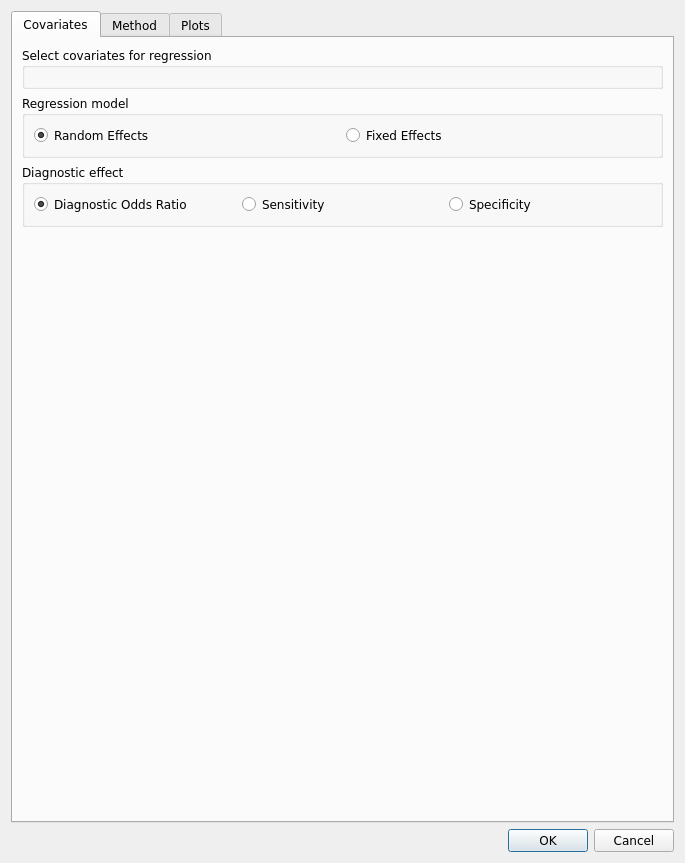
<?xml version="1.0" encoding="UTF-8"?>
<ui version="4.0">
 <class>Dialog</class>
 <widget class="QDialog" name="Dialog">
  <property name="windowModality">
   <enum>Qt::ApplicationModal</enum>
  </property>
  <property name="geometry">
   <rect>
    <x>0</x>
    <y>0</y>
    <width>506</width>
    <height>485</height>
   </rect>
  </property>
  <property name="font">
   <font>
    <family>Verdana</family>
   </font>
  </property>
  <property name="windowTitle">
   <string>Method &amp; Parameters</string>
  </property>
  <property name="windowIcon">
   <iconset>
    <normaloff>:/misc/meta.png</normaloff>:/misc/meta.png</iconset>
  </property>
  <layout class="QVBoxLayout" name="verticalLayout">
   <item>
    <widget class="QTabWidget" name="specs_tab">
     <property name="currentIndex">
      <number>0</number>
     </property>
     <widget class="QWidget" name="covariates_tab">
      <attribute name="title">
       <string>Covariates</string>
      </attribute>
      <layout class="QVBoxLayout" name="covariates_tab_layout">
       <item>
        <widget class="QGroupBox" name="cov_grp_box">
         <property name="title">
          <string>Select covariates for regression</string>
         </property>
         <layout class="QGridLayout" name="covariates_layout"/>
        </widget>
       </item>
       <item>
       <widget class="QGroupBox" name="regression_model_group">
         <property name="title">
          <string>Regression model</string>
         </property>
         <layout class="QHBoxLayout" name="regression_model_layout">
          <item>
           <widget class="QRadioButton" name="random_effects_radio">
            <property name="text"><string>Random Effects</string></property>
            <property name="checked"><bool>true</bool></property>
           </widget>
          </item>
          <item>
           <widget class="QRadioButton" name="fixed_effects_radio">
            <property name="text"><string>Fixed Effects</string></property>
           </widget>
          </item>
         </layout>
        </widget>
       </item>
       <item>
        <widget class="QGroupBox" name="diagnostic_regression_group">
         <property name="title"><string>Diagnostic effect</string></property>
         <layout class="QHBoxLayout" name="diagnostic_regression_layout">
          <item><widget class="QRadioButton" name="dor_radio"><property name="text"><string>Diagnostic Odds Ratio</string></property><property name="checked"><bool>true</bool></property></widget></item>
          <item><widget class="QRadioButton" name="sensitivity_radio"><property name="text"><string>Sensitivity</string></property></widget></item>
          <item><widget class="QRadioButton" name="specificity_radio"><property name="text"><string>Specificity</string></property></widget></item>
         </layout>
        </widget>
       </item>
       <item><spacer name="covariates_spacer"><property name="orientation"><enum>Qt::Vertical</enum></property><property name="sizeHint" stdset="0"><size><width>20</width><height>40</height></size></property></spacer></item>
      </layout>
     </widget>
     <widget class="QWidget" name="methods_tab">
      <attribute name="title">
       <string>Method</string>
      </attribute>
      <layout class="QHBoxLayout" name="horizontalLayout">
       <item>
        <layout class="QGridLayout" name="gridLayout">
         <item row="0" column="0">
          <widget class="QLabel" name="method_lbl">
           <property name="minimumSize">
            <size>
             <width>200</width>
             <height>0</height>
            </size>
           </property>
           <property name="maximumSize">
            <size>
             <width>200</width>
             <height>16777215</height>
            </size>
           </property>
           <property name="font">
            <font>
             <family>Verdana</family>
            </font>
           </property>
           <property name="text">
            <string>Analysis method:</string>
           </property>
           <property name="alignment">
            <set>Qt::AlignCenter</set>
           </property>
          </widget>
         </item>
         <item row="0" column="1">
          <widget class="QComboBox" name="method_cbo_box"/>
         </item>
         <item row="1" column="0" colspan="2">
          <widget class="QGroupBox" name="parameter_grp_box">
           <property name="sizePolicy">
            <sizepolicy hsizetype="Preferred" vsizetype="Preferred">
             <horstretch>0</horstretch>
             <verstretch>40</verstretch>
            </sizepolicy>
           </property>
           <property name="minimumSize">
            <size>
             <width>0</width>
             <height>200</height>
            </size>
           </property>
           <property name="font">
            <font>
             <family>Verdana</family>
            </font>
           </property>
           <property name="title">
            <string/>
           </property>
          </widget>
         </item>
         <item row="0" column="2">
          <widget class="QLabel" name="lr_dor_method_lbl">
           <property name="visible"><bool>false</bool></property>
           <property name="text"><string>Likelihood Ratios and Diagnostic Odds Ratio</string></property>
           <property name="alignment"><set>Qt::AlignCenter</set></property>
          </widget>
         </item>
         <item row="0" column="3">
          <widget class="QComboBox" name="lr_dor_method_cbo_box">
           <property name="visible"><bool>false</bool></property>
          </widget>
         </item>
         <item row="1" column="2" colspan="2">
          <widget class="QGroupBox" name="lr_dor_parameter_grp_box">
           <property name="visible"><bool>false</bool></property>
           <property name="minimumSize"><size><width>0</width><height>200</height></size></property>
          </widget>
         </item>
         <item row="2" column="0" colspan="4">
          <widget class="QGroupBox" name="shared_diagnostic_params_box">
           <property name="visible"><bool>false</bool></property>
           <property name="title"><string>Shared Parameters</string></property>
          </widget>
         </item>
        </layout>
       </item>
      </layout>
     </widget>
     <widget class="QWidget" name="plot_tab">
      <attribute name="title">
       <string>Plots</string>
      </attribute>
      <layout class="QVBoxLayout" name="verticalLayout_2">
       <item>
        <widget class="QGroupBox" name="style_group">
         <property name="title">
          <string>Plot Style</string>
         </property>
         <layout class="QGridLayout" name="style_layout">
          <item row="0" column="0">
           <widget class="QLabel" name="style_label">
            <property name="text">
             <string>Style:</string>
            </property>
           </widget>
          </item>
          <item row="0" column="1" colspan="2">
           <widget class="QComboBox" name="style_cbo">
            <item>
             <property name="text">
              <string>Default (metafor)</string>
             </property>
            </item>
            <item>
             <property name="text">
              <string>RevMan</string>
             </property>
            </item>
            <item>
             <property name="text">
              <string>BMJ</string>
             </property>
            </item>
           </widget>
          </item>
         </layout>
        </widget>
       </item>
       <item>
        <widget class="QGroupBox" name="appearance_group">
         <property name="title">
          <string>Appearance</string>
         </property>
         <layout class="QGridLayout" name="appearance_layout">
          <item row="0" column="0">
           <widget class="QLabel" name="accent_label">
            <property name="text">
             <string>Accent color:</string>
            </property>
           </widget>
          </item>
          <item row="0" column="1">
           <widget class="QLineEdit" name="accent_color">
            <property name="text">
             <string>#2f5597</string>
            </property>
           </widget>
          </item>
          <item row="0" column="2">
           <widget class="QPushButton" name="color_btn">
            <property name="maximumSize">
             <size>
              <width>32</width>
              <height>16777215</height>
             </size>
            </property>
            <property name="text">
             <string>...</string>
            </property>
           </widget>
          </item>
          <item row="1" column="0">
           <widget class="QLabel" name="point_size_label">
            <property name="text">
             <string>Point size multiplier:</string>
            </property>
           </widget>
          </item>
          <item row="1" column="1" colspan="2">
           <widget class="QDoubleSpinBox" name="point_size_multiplier">
            <property name="decimals">
             <number>2</number>
            </property>
            <property name="minimum">
             <double>0.250000000000000</double>
            </property>
            <property name="maximum">
             <double>3.000000000000000</double>
            </property>
            <property name="singleStep">
             <double>0.050000000000000</double>
            </property>
            <property name="value">
             <double>1.000000000000000</double>
            </property>
           </widget>
          </item>
         </layout>
        </widget>
       </item>
       <item>
        <widget class="QGroupBox" name="groupBox">
         <property name="title">
          <string>Column Labels</string>
         </property>
         <layout class="QHBoxLayout" name="horizontalLayout_2">
          <item>
           <layout class="QGridLayout" name="gridLayout_2">
            <item row="0" column="0">
             <widget class="QLabel" name="label_2">
              <property name="toolTip">
               <string>Text for column title that appears on forest plot</string>
              </property>
              <property name="text">
               <string>Column 1 label:</string>
              </property>
             </widget>
            </item>
            <item row="0" column="1">
             <widget class="QLineEdit" name="col1_str_edit">
              <property name="text">
               <string>Study or Subgroup</string>
              </property>
             </widget>
            </item>
            <item row="0" column="2">
             <widget class="QCheckBox" name="show_1">
              <property name="text">
               <string>Show</string>
              </property>
              <property name="checked">
               <bool>true</bool>
              </property>
             </widget>
            </item>
            <item row="1" column="0">
             <widget class="QLabel" name="label_4">
              <property name="toolTip">
               <string>Text for column title that appears on forest plot</string>
              </property>
              <property name="text">
               <string>Column 2 label:</string>
              </property>
             </widget>
            </item>
            <item row="1" column="1">
             <widget class="QLineEdit" name="col2_str_edit">
              <property name="text">
               <string>[default]</string>
              </property>
             </widget>
            </item>
            <item row="1" column="2">
             <widget class="QCheckBox" name="show_2">
              <property name="text">
               <string>Show</string>
              </property>
              <property name="checked">
               <bool>true</bool>
              </property>
             </widget>
            </item>
            <item row="2" column="0">
             <widget class="QLabel" name="label_5">
              <property name="toolTip">
               <string>Text for column title that appears on forest plot</string>
              </property>
              <property name="text">
               <string>Column 3 label:</string>
              </property>
             </widget>
            </item>
            <item row="2" column="1">
             <widget class="QLineEdit" name="col3_str_edit">
              <property name="text">
               <string>[default]</string>
              </property>
             </widget>
            </item>
            <item row="2" column="2">
             <widget class="QCheckBox" name="show_3">
              <property name="text">
               <string>Show</string>
              </property>
              <property name="checked">
               <bool>true</bool>
              </property>
             </widget>
            </item>
            <item row="3" column="0">
             <widget class="QLabel" name="label_6">
              <property name="toolTip">
               <string>Text for column title that appears on forest plot</string>
              </property>
              <property name="text">
               <string>Column 4 label:</string>
              </property>
             </widget>
            </item>
            <item row="3" column="1">
             <widget class="QLineEdit" name="col4_str_edit">
              <property name="text">
               <string>[default]</string>
              </property>
             </widget>
            </item>
            <item row="3" column="2">
             <widget class="QCheckBox" name="show_4">
              <property name="text">
               <string>Show</string>
              </property>
              <property name="checked">
               <bool>true</bool>
              </property>
             </widget>
            </item>
           </layout>
          </item>
         </layout>
        </widget>
       </item>
       <item>
        <widget class="QGroupBox" name="default_panel">
         <property name="title">
          <string>Default Style Options</string>
         </property>
         <layout class="QGridLayout" name="default_layout">
          <item row="0" column="0">
           <widget class="QLabel" name="raw_counts_label">
            <property name="text">
             <string>Show raw-count columns:</string>
            </property>
           </widget>
          </item>
          <item row="0" column="1">
           <widget class="QCheckBox" name="show_raw_counts">
            <property name="text">
             <string>Show</string>
            </property>
            <property name="checked">
             <bool>true</bool>
            </property>
           </widget>
          </item>
          <item row="1" column="0">
           <widget class="QLabel" name="headers_label">
            <property name="text">
             <string>Show headers:</string>
            </property>
           </widget>
          </item>
          <item row="1" column="1">
           <widget class="QCheckBox" name="show_headers">
            <property name="text">
             <string>Show</string>
            </property>
            <property name="checked">
             <bool>true</bool>
            </property>
           </widget>
          </item>
          <item row="2" column="0">
           <widget class="QLabel" name="annotation_label">
            <property name="text">
             <string>Show annotation:</string>
            </property>
           </widget>
          </item>
          <item row="2" column="1">
           <widget class="QCheckBox" name="show_annotation">
            <property name="text">
             <string>Show</string>
            </property>
            <property name="checked">
             <bool>true</bool>
            </property>
           </widget>
          </item>
         </layout>
        </widget>
       </item>
       <item>
       <layout class="QGridLayout" name="gridLayout_3">
         <item row="0" column="0">
          <widget class="QLabel" name="label_7">
           <property name="maximumSize">
            <size>
             <width>16777215</width>
             <height>50</height>
            </size>
           </property>
           <property name="text">
            <string>X-axis label:</string>
           </property>
          </widget>
         </item>
         <item row="0" column="2">
          <widget class="QLineEdit" name="x_lbl_le">
           <property name="text">
            <string>[default]</string>
           </property>
          </widget>
         </item>
         <item row="4" column="0">
          <widget class="QLabel" name="label_8">
           <property name="text">
            <string>X-axis ticks:</string>
           </property>
          </widget>
         </item>
         <item row="4" column="2">
          <widget class="QLineEdit" name="x_ticks_le">
           <property name="text">
            <string>[default]</string>
           </property>
          </widget>
         </item>
         <item row="1" column="0">
          <widget class="QLabel" name="label_9">
           <property name="text">
            <string>X-axis lower bound</string>
           </property>
          </widget>
         </item>
         <item row="1" column="2">
          <widget class="QLineEdit" name="plot_lb_le">
           <property name="text">
            <string>[default]</string>
           </property>
          </widget>
         </item>
         <item row="2" column="0">
          <widget class="QLabel" name="label_10">
           <property name="text">
            <string>X-axis upper bound</string>
           </property>
          </widget>
         </item>
         <item row="2" column="2">
          <widget class="QLineEdit" name="plot_ub_le">
           <property name="text">
            <string>[default]</string>
           </property>
          </widget>
         </item>
         <item row="5" column="0">
          <widget class="QLabel" name="label_11">
           <property name="text">
            <string>Show summary line:</string>
           </property>
          </widget>
         </item>
         <item row="5" column="2">
          <widget class="QCheckBox" name="show_summary_line">
           <property name="text">
            <string/>
           </property>
           <property name="checked">
            <bool>true</bool>
           </property>
          </widget>
         </item>
        </layout>
       </item>
       <item>
        <widget class="QGroupBox" name="regression_group">
         <property name="title"><string>Regression Options</string></property>
         <layout class="QGridLayout" name="regression_layout">
          <item row="0" column="0"><widget class="QCheckBox" name="show_regression_line"><property name="text"><string>Show regression line</string></property><property name="checked"><bool>true</bool></property></widget></item>
          <item row="1" column="0"><widget class="QCheckBox" name="show_confidence_band"><property name="text"><string>Show confidence band</string></property><property name="checked"><bool>true</bool></property></widget></item>
          <item row="2" column="0"><widget class="QCheckBox" name="show_prediction_interval"><property name="text"><string>Show prediction interval</string></property></widget></item>
          <item row="3" column="0"><widget class="QCheckBox" name="show_legend"><property name="text"><string>Show legend</string></property></widget></item>
         </layout>
        </widget>
       </item>
       <item>
        <layout class="QHBoxLayout" name="horizontalLayout_4">
         <item>
          <widget class="QLabel" name="label_3">
           <property name="text">
            <string>Save image to:</string>
           </property>
          </widget>
         </item>
         <item>
          <widget class="QLineEdit" name="image_path">
           <property name="text">
            <string/>
           </property>
          </widget>
         </item>
         <item>
          <widget class="QPushButton" name="save_btn">
           <property name="maximumSize">
            <size>
             <width>25</width>
             <height>16777215</height>
            </size>
           </property>
           <property name="text">
            <string>...</string>
           </property>
          </widget>
         </item>
        </layout>
       </item>
      </layout>
     </widget>
    </widget>
   </item>
   <item>
    <widget class="QDialogButtonBox" name="buttonBox">
     <property name="standardButtons">
      <set>QDialogButtonBox::Cancel|QDialogButtonBox::Ok</set>
     </property>
    </widget>
   </item>
  </layout>
 </widget>
 <resources>
  <include location="images/icons.qrc"/>
 </resources>
 <connections/>
</ui>
